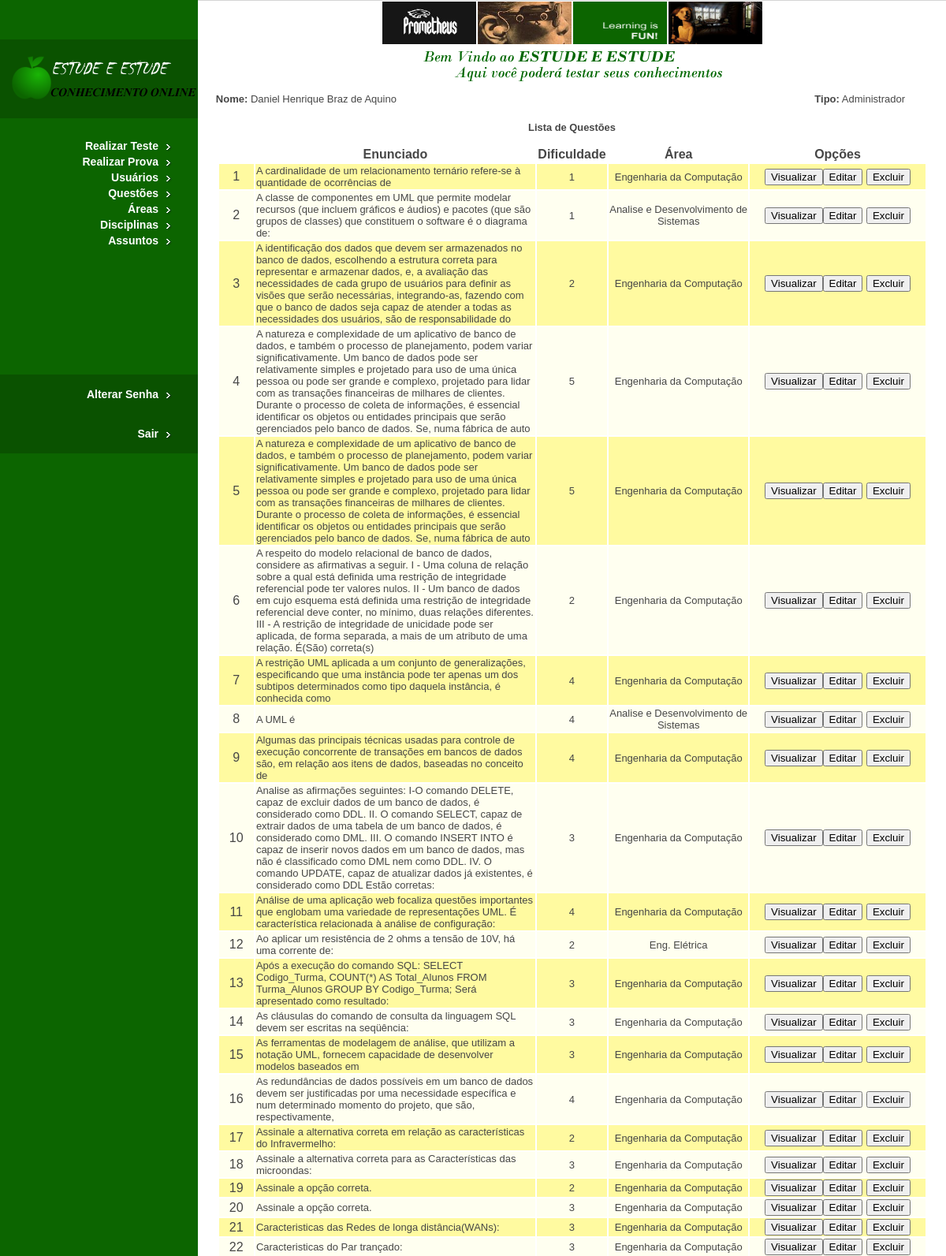
/sistema_daniel_joelton/questao_lista.php (signed in, upper part), run on the app's committed database.
### tables this page shows
CREATE TABLE IF NOT EXISTS `questao` (
  `id` int(11) NOT NULL AUTO_INCREMENT,
  `login_administrador` varchar(25) DEFAULT NULL,
  `cod_area` int(11) DEFAULT NULL,
  `cod_disciplina` int(11) DEFAULT NULL,
  `cod_assunto` int(11) DEFAULT NULL,
  `dificuldade` enum('1','2','3','4','5') NOT NULL,
  `enunciado` varchar(500) NOT NULL,
  `resposta_1` varchar(500) NOT NULL,
  `resposta_2` varchar(500) NOT NULL,
  `resposta_3` varchar(500) NOT NULL,
  `resposta_4` varchar(500) NOT NULL,
  `resposta_5` varchar(500) NOT NULL,
  `alternativa_correta` enum('1','2','3','4','5') NOT NULL,
  `data_cadastro` date NOT NULL,
  `hora_cadastro` time NOT NULL,
  PRIMARY KEY (`id`),
  KEY `login_administrador` (`login_administrador`),
  KEY `cod_area` (`cod_area`),
  KEY `cod_disciplina` (`cod_disciplina`),
  KEY `cod_assunto` (`cod_assunto`),
  KEY `dificuldade` (`dificuldade`)
);

CREATE TABLE IF NOT EXISTS `area` (
  `codigo` int(11) NOT NULL AUTO_INCREMENT,
  `login_administrador` varchar(25) DEFAULT NULL,
  `nome` varchar(50) NOT NULL,
  `data` date NOT NULL,
  `hora` time NOT NULL,
  PRIMARY KEY (`codigo`),
  UNIQUE KEY `nome` (`nome`),
  KEY `login_administrador` (`login_administrador`)
);

### sistema_daniel_joelton/questao_lista.php (the view, shortened to what this page needs)
<?php
if (isset($_SESSION['logado']) &&($_SESSION['logado'] != 3)){
	?>
<html>
<head>
<link href="css/style.css" rel="stylesheet" type="text/css" />
</head>
<body>
<div id="leftMain"><a href="home.php"><img src="images/logo.png"
	alt="Estude e Estude" border="0" /></a>
<div id="navbar">
<ul>
<?php
echo '<li><a href="teste_questao.php">Realizar Teste</a></li>';
echo '<li><a href="prova_gerar.php">Realizar Prova</a></li>';
if($_SESSION['logado'] == 1)
{
	echo '<li><a href="usuario_lista.php">Usuários</a></li>';
}
if($_SESSION['logado'] != 3)
{
	echo '<li><a href="questao_lista.php">Questões</a></li>';
}
if($_SESSION['logado'] == 1)
{
	echo '<li><a href="area_lista.php">Áreas</a></li>';
	echo '<li><a href="disciplina_lista.php">Disciplinas</a></li>';
	echo '<li><a href="assunto_lista.php">Assuntos</a></li>';
}
?>
</ul>
</div>
<div id="navbarAlt">
<ul>
	<li><a href="senha.php">Alterar Senha</a></li>
</ul>
<ul>
	<li><a href="logout.php">Sair</a></li>
</ul>
</div>
</div>
<div id="mainphotos">
<center><img src="images/picture1.jpg" alt="Photo 1" width="119"
	height="54" /><img src="images/picture2.jpg" alt="Photo 2" width="119"
	height="54" /><img src="images/learning-is-fun.gif"
	alt="Learning is Fun" width="119" height="54" /><img
	src="images/picture3.jpg" alt="Photo 3" width="119" height="54" /></center>
<center><img src="images/welcome.png" alt="Welcome" /></center>
<table align="left" width="900px">
	<tr align="left">
		<td width="2%"></td>
		<td align="left"><font size=2><?php
		echo '<b>Nome:</b> ' . $_SESSION["nome"];
		?></font></td>
		<td align="right"><font size=2><?php
		if($_SESSION['logado'] == 1) $tipo_usuario = 'Administrador';
		echo '<b>Tipo:</b> ' . $tipo_usuario;
		?></font></td>
	</tr>
</table>
<br>
<br>
<center>
<h3>Lista de Questões</h3>
</center>
<form name="form1" method="POST" action="questao_editar.php">
<table border="0" align="center" width="900px">
<?php
$sql = "SELECT id, enunciado, dificuldade, cod_area FROM questao ORDER BY enunciado";
$tabela = mysql_query($sql);
	?>
	<tr>
		<td width="2%"></td>
		<td width="40%">
		<center><b>Enunciado</b></center>
		</td>
		<td width="10%">
		<center><b>Dificuldade</b></center>
		</td>
		<td width="20%">
		<center><b>Área</b></center>
		</td>
		<td width="40%">
		<center><b>Opções</b></center>
		</td>
	</tr>
	<?php
	$color = '#FFFFF';
	$count = 0;
	while($dados = mysql_fetch_row($tabela)){
		$id				= $dados[0];
		$enunciado		= $dados[1];
		$dificuldade	= $dados[2];
		$sql = mysql_query("SELECT nome FROM area WHERE codigo = '".$dados[3]."'");
		if(mysql_num_rows($sql) > 0) $area = mysql_result($sql, 0, 0);
		else $area="<b>Sem categoria</b>";
		$count++;
		if (strcmp($color,'#FFFFF') != 0)
		{
			$color = '#FFFFF';
		}
		else
		{
			$color = '#FFFAA';
		}
		?>
	<tr bgcolor="<?php echo $color?>">
		<td width="5%" align="center"><?php echo $count?></td>
		<td align="left"><font size=2><?php echo $enunciado?></font></td>
		<td align="center"><font size=2><?php echo $dificuldade?></font></td>
		<td align="center"><font size=2><?php echo $area?></font></td>
		<td align="center"><input type="button" value="Visualizar"
			onclick="location.href ='questao_visualizar.php?codigo=<?php echo $id?>'"><input
			type="button" value="Editar"
			onclick="location.href = 'questao_editar.php?codigo=<?php echo $id?>'">
		<input type="button" value="Excluir"
			onclick="location.href = 'questao_excluir.php?codigo=<?php echo $id?>'">
		</td>
	</tr>
	<?php
	}
	?>
</table>
</form>
</div>
</body>
</html>
	<?php
}
else{
	header("Location: login.php");
	exit;
}
?>

### sistema_daniel_joelton/css/style.css (style rules this page uses)
html, body { height:250%; }
body { font-family: Verdana, Arial, Helvetica, sans-serif; font-size: 11px; color: #464646; text-decoration: none; background-color: #FFFFFF; margin:0; padding:0; }
#leftMain { display:block; float:left; width:251px; height:100%; background:#0c6500; padding:50px 0; }
#mainphotos { width:1200px; border-top:1px solid #D4D4D4; }
#mainphotos img { padding:1px; border:0; }
div#navbar { width: 251px; display:block; float:left; padding-top:25px; }
div#navbar ul { margin:0; padding:0; }
div#navbar li { list-style-type:none; display:block; float:right; width:251px; height:20px; background-image: url(../images/bg-nav.gif); background-repeat: no-repeat; text-align:right; }
div#navbar li a { display:block; float:left; width:201px; height:20px; text-decoration: none; margin:0; padding:0; color: #FFFFFF; font-family: Arial, Helvetica, sans-serif; font-size: 14px; font-weight:bold; line-height:20px; padding-right:51px; }
div#navbar li a:link { color: #FFFFFF: }
div#navbarAlt { width: 251px; display:block; float:left; padding-top:160px; }
div#navbarAlt ul { margin:0; padding:0; }
div#navbarAlt li { list-style-type:none; display:block; float:right; width:251px; height:50px; background-image: url(../images/bg-nav-alt.gif); background-repeat: no-repeat; text-align:right; }
div#navbarAlt li a { display:block; float:left; width:201px; height:50px; text-decoration: none; margin:0; padding:0; color: #FFFFFF; font-family: Arial, Helvetica, sans-serif; font-size: 14px; font-weight:bold; line-height:50px; padding-right:51px; }
div#navbarAlt li a:link { color: #FFFFFF: }
#special-box-left p, ul { padding:8px 8px 3px 8px; margin:0; }
#special-box-right p, ul { padding:8px 8px 3px 8px; margin:0; }
h1, h2, h3, h4, h5, h6 { margin: 15px 0; }
ul, ol { margin: 15px 0 0 15px; }
a, a:visited { color:#0c6500; text-decoration:underline; font-weight:bold; }

### data on the page
questao: enunciado "A cardinalidade de um relacionamento ternário refere-se à quantidade de ocorrências de", dificuldade "1", cod_area.nome "Engenharia da Computação"
questao: enunciado "A classe de componentes em UML que permite modelar recursos (que incluem gráficos e áudios) e pacotes (que são grupos de classes) que constituem o software é o diagrama de:", dificuldade "1", cod_area.nome "Analise e Desenvolvimento de Sistemas"
questao: enunciado "A identificação dos dados que devem ser armazenados no banco de dados, escolhendo a estrutura correta para representar e armazenar dados, e, a avaliação das necessidades de cada grupo de usuários para definir as visões que serão necessárias, integrando-as, fazendo com que o banco de dados seja capaz de atender a todas as necessidades dos usuários, são de responsabilidade do", dificuldade "2", cod_area.nome "Engenharia da Computação"
questao: enunciado "A natureza e complexidade de um aplicativo de banco de dados, e também o processo de planejamento, podem variar significativamente. Um banco de dados pode ser relativamente simples e projetado para uso de uma única pessoa ou pode ser grande e complexo, projetado para lidar com as transações financeiras de milhares de clientes. Durante o processo de coleta de informações, é essencial identificar os objetos ou entidades principais que serão gerenciados pelo banco de dados. Se, numa fábrica de auto", dificuldade "5", cod_area.nome "Engenharia da Computação"
questao: enunciado "A natureza e complexidade de um aplicativo de banco de dados, e também o processo de planejamento, podem variar significativamente. Um banco de dados pode ser relativamente simples e projetado para uso de uma única pessoa ou pode ser grande e complexo, projetado para lidar com as transações financeiras de milhares de clientes. Durante o processo de coleta de informações, é essencial identificar os objetos ou entidades principais que serão gerenciados pelo banco de dados. Se, numa fábrica de auto", dificuldade "5", cod_area.nome "Engenharia da Computação"
questao: enunciado "A respeito do modelo relacional de banco de dados, considere as afirmativas a seguir. I - Uma coluna de relação sobre a qual está definida uma restrição de integridade referencial pode ter valores nulos. II - Um banco de dados em cujo esquema está definida uma restrição de integridade referencial deve conter, no mínimo, duas relações diferentes. III - A restrição de integridade de unicidade pode ser aplicada, de forma separada, a mais de um atributo de uma relação. É(São) correta(s)", dificuldade "2", cod_area.nome "Engenharia da Computação"
questao: enunciado "A restrição UML aplicada a um conjunto de generalizações, especificando que uma instância pode ter apenas um dos subtipos determinados como tipo daquela instância, é conhecida como", dificuldade "4", cod_area.nome "Engenharia da Computação"
questao: enunciado "A UML é", dificuldade "4", cod_area.nome "Analise e Desenvolvimento de Sistemas"
questao: enunciado "Algumas das principais técnicas usadas para controle de execução concorrente de transações em bancos de dados são, em relação aos itens de dados, baseadas no conceito de", dificuldade "4", cod_area.nome "Engenharia da Computação"
questao: enunciado "Analise as afirmações seguintes: I-O comando DELETE, capaz de excluir dados de um banco de dados, é considerado como DDL. II. O comando SELECT, capaz de extrair dados de uma tabela de um banco de dados, é considerado como DML. III. O comando INSERT INTO é capaz de inserir novos dados em um banco de dados, mas não é classificado como DML nem como DDL. IV. O comando UPDATE, capaz de atualizar dados já existentes, é considerado como DDL Estão corretas:", dificuldade "3", cod_area.nome "Engenharia da Computação"
questao: enunciado "Análise de uma aplicação web focaliza questões importantes que englobam uma variedade de representações UML. É característica relacionada à análise de configuração:", dificuldade "4", cod_area.nome "Engenharia da Computação"
questao: enunciado "Ao aplicar um resistência de 2 ohms a tensão de 10V, há uma corrente de:", dificuldade "2", cod_area.nome "Eng. Elétrica"
questao: enunciado "Após a execução do comando SQL: SELECT Codigo_Turma, COUNT(*) AS Total_Alunos FROM Turma_Alunos GROUP BY Codigo_Turma; Será apresentado como resultado:", dificuldade "3", cod_area.nome "Engenharia da Computação"
questao: enunciado "As cláusulas do comando de consulta da linguagem SQL devem ser escritas na seqüência:", dificuldade "3", cod_area.nome "Engenharia da Computação"
questao: enunciado "As ferramentas de modelagem de análise, que utilizam a notação UML, fornecem capacidade de desenvolver modelos baseados em", dificuldade "3", cod_area.nome "Engenharia da Computação"
questao: enunciado "As redundâncias de dados possíveis em um banco de dados devem ser justificadas por uma necessidade específica e num determinado momento do projeto, que são, respectivamente,", dificuldade "4", cod_area.nome "Engenharia da Computação"
questao: enunciado "Assinale a alternativa correta em relação as características do Infravermelho:", dificuldade "2", cod_area.nome "Engenharia da Computação"
questao: enunciado "Assinale a alternativa correta para as Características das microondas:", dificuldade "3", cod_area.nome "Engenharia da Computação"
questao: enunciado "Assinale a opção correta.", dificuldade "2", cod_area.nome "Engenharia da Computação"
questao: enunciado "Assinale a opção correta.", dificuldade "3", cod_area.nome "Engenharia da Computação"
questao: enunciado "Caracteristicas das Redes de longa distância(WANs):", dificuldade "3", cod_area.nome "Engenharia da Computação"
questao: enunciado "Caracteristicas do Par trançado:", dificuldade "3", cod_area.nome "Engenharia da Computação"

### other printed values
$_SESSION["nome"] "Daniel Henrique Braz de Aquino"
$tipo_usuario "Administrador"
